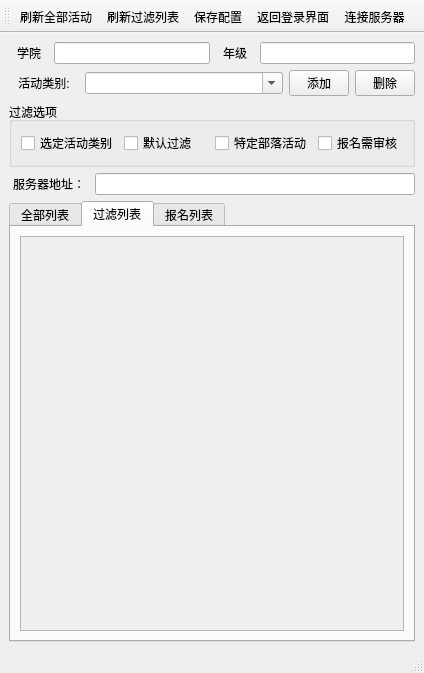
<?xml version="1.0" encoding="UTF-8"?>
<ui version="4.0">
 <class>MainWindow</class>
 <widget class="QMainWindow" name="MainWindow">
  <property name="geometry">
   <rect>
    <x>0</x>
    <y>0</y>
    <width>424</width>
    <height>673</height>
   </rect>
  </property>
  <property name="windowTitle">
   <string>MainWindow</string>
  </property>
  <widget class="QWidget" name="centralwidget">
   <layout class="QVBoxLayout" name="verticalLayout_2">
    <item>
     <layout class="QHBoxLayout" name="horizontalLayout_2">
      <property name="spacing">
       <number>5</number>
      </property>
      <item>
       <widget class="QLabel" name="label">
        <property name="minimumSize">
         <size>
          <width>40</width>
          <height>0</height>
         </size>
        </property>
        <property name="text">
         <string>学院</string>
        </property>
        <property name="alignment">
         <set>Qt::AlignmentFlag::AlignCenter</set>
        </property>
       </widget>
      </item>
      <item>
       <widget class="QLineEdit" name="college_LineEdit"/>
      </item>
      <item>
       <widget class="QLabel" name="label_2">
        <property name="minimumSize">
         <size>
          <width>40</width>
          <height>0</height>
         </size>
        </property>
        <property name="text">
         <string>年级</string>
        </property>
        <property name="alignment">
         <set>Qt::AlignmentFlag::AlignCenter</set>
        </property>
       </widget>
      </item>
      <item>
       <widget class="QLineEdit" name="grade_LineEdit"/>
      </item>
     </layout>
    </item>
    <item>
     <layout class="QHBoxLayout" name="horizontalLayout_5">
      <item>
       <widget class="QLabel" name="label_3">
        <property name="maximumSize">
         <size>
          <width>70</width>
          <height>16777215</height>
         </size>
        </property>
        <property name="text">
         <string>活动类别:</string>
        </property>
        <property name="alignment">
         <set>Qt::AlignmentFlag::AlignCenter</set>
        </property>
       </widget>
      </item>
      <item>
       <widget class="QComboBox" name="callegory_comboBox">
        <property name="editable">
         <bool>true</bool>
        </property>
       </widget>
      </item>
      <item>
       <widget class="QPushButton" name="callegory_pushButton">
        <property name="maximumSize">
         <size>
          <width>60</width>
          <height>16777215</height>
         </size>
        </property>
        <property name="text">
         <string>添加</string>
        </property>
       </widget>
      </item>
      <item>
       <widget class="QPushButton" name="del_cate_pushButton">
        <property name="maximumSize">
         <size>
          <width>60</width>
          <height>60</height>
         </size>
        </property>
        <property name="text">
         <string>删除</string>
        </property>
       </widget>
      </item>
     </layout>
    </item>
    <item>
     <widget class="QGroupBox" name="groupBox">
      <property name="minimumSize">
       <size>
        <width>0</width>
        <height>50</height>
       </size>
      </property>
      <property name="title">
       <string>过滤选项</string>
      </property>
      <layout class="QHBoxLayout" name="horizontalLayout_4">
       <item>
        <layout class="QHBoxLayout" name="horizontalLayout_3">
         <item>
          <widget class="QCheckBox" name="filt_by_category_checkBox">
           <property name="toolTip">
            <string>&lt;html&gt;&lt;head/&gt;&lt;body&gt;&lt;p&gt;过滤非选定类别的活动&lt;/p&gt;&lt;p&gt;&lt;br/&gt;&lt;/p&gt;&lt;/body&gt;&lt;/html&gt;</string>
           </property>
           <property name="text">
            <string>选定活动类别</string>
           </property>
          </widget>
         </item>
         <item>
          <widget class="QCheckBox" name="default_filter_CheckBox">
           <property name="toolTip">
            <string>&lt;html&gt;&lt;head/&gt;&lt;body&gt;&lt;p&gt;过滤人数已满、报名时间已结束、不允许自己学院、年级报名的&lt;/p&gt;&lt;/body&gt;&lt;/html&gt;</string>
           </property>
           <property name="text">
            <string>默认过滤</string>
           </property>
           <property name="checked">
            <bool>false</bool>
           </property>
          </widget>
         </item>
         <item>
          <widget class="QCheckBox" name="filt_by_tribe">
           <property name="toolTip">
            <string>&lt;html&gt;&lt;head/&gt;&lt;body&gt;&lt;p&gt;过滤只允许特定部落报名的活动&lt;/p&gt;&lt;p&gt;&lt;br/&gt;&lt;/p&gt;&lt;/body&gt;&lt;/html&gt;</string>
           </property>
           <property name="text">
            <string>特定部落活动</string>
           </property>
          </widget>
         </item>
         <item>
          <widget class="QCheckBox" name="filt_by_join_type_checkBox">
           <property name="toolTip">
            <string>&lt;html&gt;&lt;head/&gt;&lt;body&gt;&lt;p&gt;过滤报名需审核的活动&lt;/p&gt;&lt;p&gt;&lt;br/&gt;&lt;/p&gt;&lt;/body&gt;&lt;/html&gt;</string>
           </property>
           <property name="text">
            <string>报名需审核</string>
           </property>
          </widget>
         </item>
        </layout>
       </item>
      </layout>
     </widget>
    </item>
    <item>
     <layout class="QHBoxLayout" name="horizontalLayout_6">
      <item>
       <widget class="QLabel" name="label_4">
        <property name="minimumSize">
         <size>
          <width>80</width>
          <height>0</height>
         </size>
        </property>
        <property name="text">
         <string>服务器地址：</string>
        </property>
        <property name="alignment">
         <set>Qt::AlignmentFlag::AlignCenter</set>
        </property>
       </widget>
      </item>
      <item>
       <widget class="QLineEdit" name="server_url"/>
      </item>
     </layout>
    </item>
    <item>
     <widget class="QTabWidget" name="tabWidget">
      <property name="currentIndex">
       <number>1</number>
      </property>
      <widget class="QWidget" name="all_acts">
       <attribute name="title">
        <string>全部列表</string>
       </attribute>
       <layout class="QHBoxLayout" name="horizontalLayout">
        <item>
         <widget class="QScrollArea" name="scrollArea">
          <property name="widgetResizable">
           <bool>true</bool>
          </property>
          <widget class="QWidget" name="scrollAreaWidgetContents">
           <property name="geometry">
            <rect>
             <x>0</x>
             <y>0</y>
             <width>68</width>
             <height>20</height>
            </rect>
           </property>
           <layout class="QVBoxLayout" name="verticalLayout_7">
            <item>
             <layout class="QVBoxLayout" name="all_acts_VBoxLayout"/>
            </item>
           </layout>
          </widget>
         </widget>
        </item>
       </layout>
      </widget>
      <widget class="QWidget" name="filter_acts">
       <attribute name="title">
        <string>过滤列表</string>
       </attribute>
       <layout class="QVBoxLayout" name="verticalLayout_4">
        <item>
         <widget class="QScrollArea" name="scrollArea_2">
          <property name="widgetResizable">
           <bool>true</bool>
          </property>
          <widget class="QWidget" name="scrollAreaWidgetContents_2">
           <property name="geometry">
            <rect>
             <x>0</x>
             <y>0</y>
             <width>380</width>
             <height>377</height>
            </rect>
           </property>
           <layout class="QVBoxLayout" name="verticalLayout_8">
            <item>
             <layout class="QVBoxLayout" name="filter_acts_VBoxLayout"/>
            </item>
           </layout>
          </widget>
         </widget>
        </item>
       </layout>
      </widget>
      <widget class="QWidget" name="target_acts">
       <attribute name="title">
        <string>报名列表</string>
       </attribute>
       <layout class="QVBoxLayout" name="verticalLayout_6">
        <item>
         <widget class="QScrollArea" name="scrollArea_3">
          <property name="widgetResizable">
           <bool>true</bool>
          </property>
          <widget class="QWidget" name="scrollAreaWidgetContents_3">
           <property name="geometry">
            <rect>
             <x>0</x>
             <y>0</y>
             <width>68</width>
             <height>20</height>
            </rect>
           </property>
           <layout class="QVBoxLayout" name="verticalLayout_9">
            <item>
             <layout class="QVBoxLayout" name="target_acts_VBoxLayout"/>
            </item>
           </layout>
          </widget>
         </widget>
        </item>
       </layout>
      </widget>
     </widget>
    </item>
   </layout>
  </widget>
  <widget class="QMenuBar" name="menubar">
   <property name="geometry">
    <rect>
     <x>0</x>
     <y>0</y>
     <width>424</width>
     <height>33</height>
    </rect>
   </property>
  </widget>
  <widget class="QStatusBar" name="statusbar"/>
  <widget class="QToolBar" name="toolBar">
   <property name="windowTitle">
    <string>toolBar</string>
   </property>
   <attribute name="toolBarArea">
    <enum>TopToolBarArea</enum>
   </attribute>
   <attribute name="toolBarBreak">
    <bool>false</bool>
   </attribute>
   <addaction name="flush_action"/>
   <addaction name="filt_action"/>
   <addaction name="save_config_action"/>
   <addaction name="back_login_action"/>
   <addaction name="link_to_server_action"/>
  </widget>
  <action name="flush_action">
   <property name="text">
    <string>刷新全部活动</string>
   </property>
   <property name="toolTip">
    <string>重新获取活动列表和活动信息</string>
   </property>
   <property name="menuRole">
    <enum>QAction::MenuRole::NoRole</enum>
   </property>
  </action>
  <action name="filt_action">
   <property name="text">
    <string>刷新过滤列表</string>
   </property>
   <property name="toolTip">
    <string>点击以刷新过滤列表</string>
   </property>
   <property name="menuRole">
    <enum>QAction::MenuRole::NoRole</enum>
   </property>
  </action>
  <action name="save_config_action">
   <property name="text">
    <string>保存配置</string>
   </property>
   <property name="menuRole">
    <enum>QAction::MenuRole::NoRole</enum>
   </property>
  </action>
  <action name="back_login_action">
   <property name="text">
    <string>返回登录界面</string>
   </property>
   <property name="menuRole">
    <enum>QAction::MenuRole::NoRole</enum>
   </property>
  </action>
  <action name="link_to_server_action">
   <property name="text">
    <string>连接服务器</string>
   </property>
   <property name="menuRole">
    <enum>QAction::MenuRole::NoRole</enum>
   </property>
  </action>
 </widget>
 <resources/>
 <connections/>
</ui>
